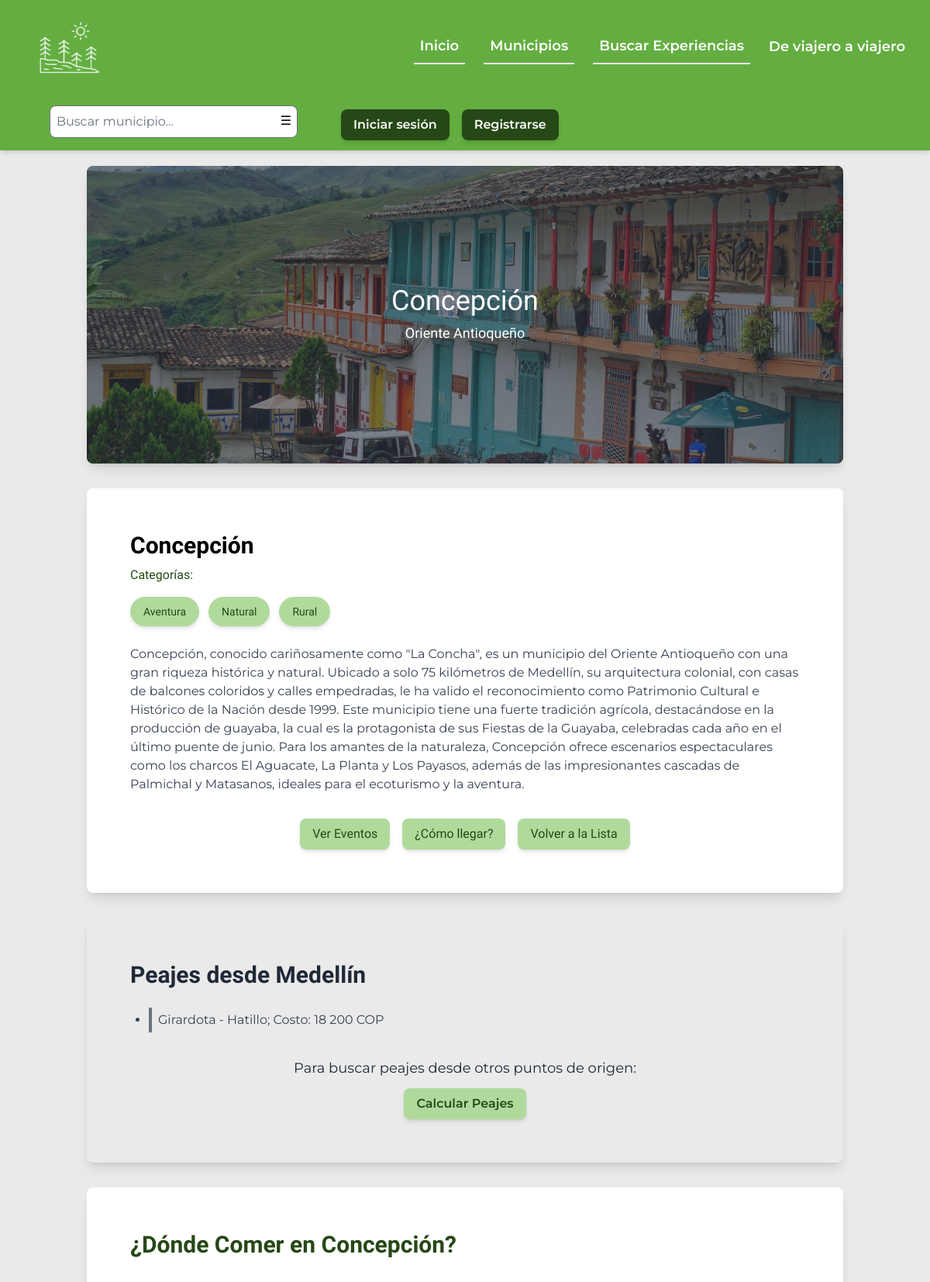
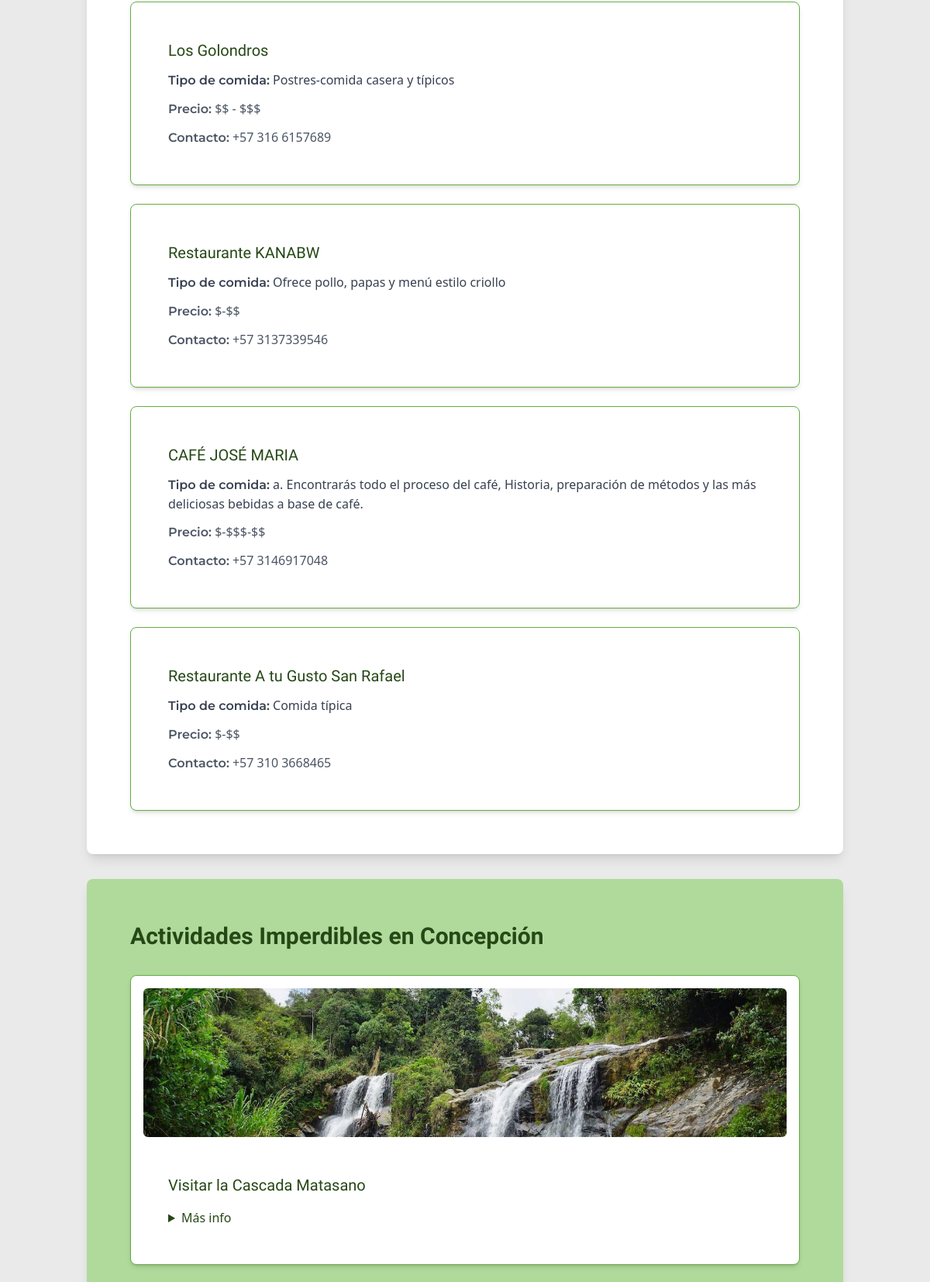
/municipalities/4/ (upper part), run on the app's committed database (2 pictures, top to bottom).
### destination/models.py (models this page shows, shortened)
class Municipality(models.Model):
    LOCATION_CHOICES = [
        ('Valle de Aburrá', 'Valle de Aburrá'),
        ('Oriente Antioqueño', 'Oriente Antioqueño'),
        ('Suroeste Antioqueño', 'Suroeste Antioqueño'),
        ('Occidente Antioqueño', 'Occidente Antioqueño'),
        ('Nordeste Antioqueño', 'Nordeste Antioqueño'),
        ('Norte Antioqueño', 'Norte Antioqueño'),
        ('Magdalena Medio Antioqueño', 'Magdalena Medio Antioqueño'),
        ('Bajo Cauca Antioqueño', 'Bajo Cauca Antioqueño'),
        ('Urabá Antioqueño', 'Urabá Antioqueño'),
    ]
    name = models.CharField(max_length=100, unique=True)
    description = models.TextField()
    categories = models.ManyToManyField(Category, related_name="municipalities")
    location = models.CharField(max_length=50, choices=LOCATION_CHOICES)
    image = models.ImageField(upload_to='destination/municipalities/', null=True, blank=True)

class Category(models.Model):
    name = models.CharField(max_length=50, unique=True)

class Toll(models.Model):
    description = models.TextField()
    municipality = models.ForeignKey(Municipality, on_delete=models.CASCADE, related_name='tolls')

class Restaurant(models.Model):
    name = models.CharField(max_length=255)
    location = models.CharField(max_length=255)
    price_range = models.CharField(max_length=255)
    cuisine_type = models.CharField(max_length=255)
    contact_info = models.CharField(max_length=255)
    municipality = models.ForeignKey(Municipality, on_delete=models.CASCADE, related_name='restaurants')

class Activity(models.Model):
    municipality = models.ForeignKey(Municipality, on_delete=models.CASCADE, related_name='activities')
    name = models.CharField(max_length=255)
    description = models.TextField()
    image = models.ImageField(upload_to='activities/', null=True, blank=True)

### destination/views.py (the view)
# urls.py: path('municipalities/<int:municipality_id>/', views.municipality_detail, name='municipality_detail'),
def municipality_detail(request, municipality_id):
    municipality = get_object_or_404(Municipality, id=municipality_id)
    accommodations = municipality.accommodations.all()
    restaurants = municipality.restaurants.all()
    activities = municipality.activities.all()
    toll = municipality.tolls.all()
    reviews = municipality.reviews.all().order_by('-created_at')
    if request.method == 'POST':
        if not request.user.is_authenticated:
            messages.error(request, 'You need to be logged in to submit a review.')
            return redirect('login')
        form = ReviewForm(request.POST)
        if form.is_valid():
            review = form.save(commit=False)
            review.municipality = municipality
            review.user = request.user
            review.save()
            messages.success(request, 'Your review has been submitted!')
            return redirect('municipality_detail', municipality_id=municipality.id)
    else:
        form = ReviewForm()
    total_reviews = reviews.count()
    rating_distribution = {5: 0, 4: 0, 3: 0, 2: 0, 1: 0}
    for review in reviews:
        rating_distribution[review.rating] += 1
    if total_reviews > 0:
        for rating in rating_distribution:
            rating_distribution[rating] = round((rating_distribution[rating] / total_reviews) * 100)
    return render(request, 'municipality_detail.html', {
        'municipality': municipality,
        'accommodations': accommodations,
        'restaurants': restaurants,
        'activities': activities,
        'toll': toll,
        "google_maps_api_key": settings.GOOGLE_MAPS_API_KEY,
        'reviews': reviews,
        'form': form,
        'total_reviews': total_reviews,
        'rating_distribution': rating_distribution
    })

### destination/forms.py
class ReviewForm(forms.ModelForm):
    class Meta:
        model = Review
        fields = ['rating', 'comment']
        widgets = {
            'comment': forms.Textarea(attrs={'rows': 4, 'class': 'form-control'}),
            'rating': forms.Select(attrs={'class': 'form-control'})
        }

### destination/context_processors.py (called while the page is built)
def common_data(request):
    categories = Category.objects.all()
    locations = Municipality.objects.values_list('location', flat=True).distinct()
    return {
        'categories': categories,
        'locations': locations,
    }

### destination/templatetags/custom_tags.py (called while the page is built)
@register.filter
def get_item(dictionary, key):
    return dictionary.get(key, 0)

### destination/templates/municipality_detail.html (shortened to what this page needs)
{% extends 'base.html'%}
{% load custom_tags %}
{% block content %}
<div class="max-w-5xl mx-auto px-6 py-5">
    <div class="hero h-96 rounded-lg shadow-lg overflow-hidden" style="background-image: url('{{ municipality.image.url }}');">
        <div class="hero-overlay bg-opacity-60"></div>
        <div class="hero-content text-center text-white">
            <div>
                <h1 class="text-4xl font-title">{{ municipality.name }}</h1>
                <p class="mt-2 text-lg font-title">{{ municipality.location }}</p>
            </div>
        </div>
    </div>
        <div class="card bg-white shadow-lg rounded-lg mt-8 p-6">
            <div class="card-body">
                <h2 class="card-title text-3xl font-title">{{ municipality.name }}</h2>
                <h2 class="text-customDarkGreen font-title">Categorías:</h2>
                <div class="flex flex-wrap gap-3 mt-2">
                    {% if municipality.categories.all %}
                        {% for cat in municipality.categories.all %}
                            <span class="inline-block rounded-full bg-customLightGreen text-customDarkGreen px-4 py-2 text-sm font-title border border-customLightGreen shadow-md">
                                {{ cat.name }}
                            </span>
                        {% endfor %}
                    {% else %}
                        <span class="text-gray-500">No hay categorías asignadas</span>
                    {% endif %}
                </div>
                <p class="text-gray-700 mt-4 font-body">{{ municipality.description }}</p>
                <div class="mt-6 flex space-x-4 justify-center">
                    <a href="{% url 'municipality_events' municipality.id %}" class="bg-customLightGreen text-customDarkGreen px-4 py-2 rounded-lg shadow-md hover:bg-customGreen font-title">Ver Eventos</a>
                    <button onclick="toggleMap()" class="bg-customLightGreen text-customDarkGreen px-4 py-2 rounded-lg shadow-md hover:bg-customGreen font-title">¿Cómo llegar?</button>
                    <a href="{% url 'municipality_name_list' %}" class="bg-customLightGreen text-customDarkGreen px-4 py-2 rounded-lg shadow-md hover:bg-customGreen font-title">Volver a la Lista</a>
                </div>
            </div>
        </div>
        <div class="card bg-white-100 shadow-lg rounded-lg mt-8 p-6">
            <div class="card-body">
                <h2 class="card-title text-3xl text-gray-800 font-title">Peajes desde Medellín</h2>
                {% if municipality.tolls.all %}
                    <ul class="list-disc pl-6 mt-4 text-gray-700">
                        {% for toll in municipality.tolls.all %}
                            <li class="border-l-4 border-gray-500 pl-2 py-1 font-body">{{ toll.description }}</li>
                        {% endfor %}
                    </ul>
                {% else %}
                    <p class="text-center text-lg text-gray-700 mt-4">No hay peajes registrados en este municipio.</p>
                {% endif %}
                <div class="mt-6 text-center">
                    <p class="text-lg text-gray-800 font-body">Para buscar peajes desde otros puntos de origen:</p>
                    <a href="https://tollguru.com/toll-calculator-colombia" target="_blank"
                    class="mt-3 inline-block bg-customLightGreen hover:bg-customGreen text-customDarkGreen font-semibold font-body py-2 px-4 rounded-lg shadow-md transition duration-300">
                        Calcular Peajes
                    </a>
                </div>
            </div>
        </div>
        <div class="card bg-white shadow-lg rounded-lg mt-8 p-6">
            <div class="card-body">
                <h2 class="card-title text-3xl font-bold text-customDarkGreen font-title">¿Dónde Comer en {{ municipality.name }}?</h2>
                {% if restaurants %}
                    <div class="grid grid-cols-1 sm:grid-cols-2 md:grid-cols-3 gap-6 mt-6">
                        {% for restaurant in restaurants %}
                            <div class="card bg-white shadow-md rounded-lg p-4 border border-customGreen">
                                <div class="card-body">
                                    <h3 class="text-xl font-title text-customDarkGreen">{{ restaurant.name }}</h3>
                                    <p class="mt-1 text-gray-700">
                                        <span class="font-semibold font-body">Tipo de comida:</span> {{ restaurant.cuisine_type }}
                                    </p>
                                    <p class="mt-1 text-gray-600">
                                        <span class="font-semibold font-body">Precio:</span> {{ restaurant.price_range }}
                                    </p>
                                    <p class="mt-1 text-gray-600">
                                        <span class="font-semibold font-body">Contacto:</span> {{ restaurant.contact_info|default:"No disponible" }}
                                    </p>
                                </div>
                            </div>
                        {% endfor %}
                    </div>
                {% else %}
                    <p class="text-center text-lg text-yellow-700 mt-4">No hay restaurantes registrados en este municipio.</p>
                {% endif %}
            </div>
        </div>
        <div class="card bg-customLightGreen shadow-lg rounded-lg mt-8 p-6">
            <div class="card-body">
                <h2 class="card-title text-3xl font-bold font-title text-customDarkGreen">Actividades Imperdibles en {{ municipality.name }}</h2>
                {% if activities %}
                    <div class="grid grid-cols-1 sm:grid-cols-2 md:grid-cols-3 gap-6 mt-6">
                        {% for activity in activities %}
                            <div class="card bg-white shadow-md rounded-lg p-4 border border-customGreen">
                                {% if activity.image %}
                                    <img src="{{ activity.image.url }}" alt="{{ activity.name }}" class="w-full h-48 object-cover rounded-md">
                                {% endif %}
                                <div class="card-body mt-4">
                                    <h3 class="text-xl font-title text-customDarkGreen">{{ activity.name }}</h3>
                                    <details class="mt-2">
                                        <summary class="text-customDarkGreen cursor-pointer font-medium">Más info</summary>
                                    </details>
                                </div>
                            </div>
                        {% endfor %}
                    </div>
                {% else %}
                    <p class="text-center text-lg text-blue-700 mt-4">No hay actividades registradas en este municipio.</p>
                {% endif %}
            </div>
        </div>
</div>
{% endblock %}

### data on the page
Municipality: image (picture), name "Concepción", location "Oriente Antioqueño", description "Concepción, conocido cariñosamente como \"La Concha\", es un municipio del Oriente Antioqueño con una gran riqueza histórica y natural. Ubicado a solo 75 kilómetros de Medellín, su arquitectura colonial, con casas de balcones coloridos y calles empedradas, le ha valido el reconocimiento como Patrimonio Cultural e Histórico de la Nación desde 1999. Este municipio tiene una fuerte tradición agrícola, destacándose en la producción de guayaba, la cual es la protagonista de sus Fiestas de la Guayaba, celebradas cada año en el último puente de junio. Para los amantes de la naturaleza, Concepción ofrece escenarios espectaculares como los charcos El Aguacate, La Planta y Los Payasos, además de las…"
Category: name "Aventura"
Category: name "Natural"
Category: name "Rural"
Toll: description "Girardota - Hatillo; Costo: 18 200 COP"
Restaurant: name "Los Golondros", cuisine_type "Postres-comida casera y típicos", price_range "$$ - $$$", contact_info "+57 316 6157689"
Restaurant: name "Restaurante KANABW", cuisine_type "Ofrece pollo, papas y menú estilo criollo", price_range "$-$$", contact_info "+57 3137339546"
Restaurant: name "CAFÉ JOSÉ MARIA", cuisine_type "a. Encontrarás todo el proceso del café, Historia, preparación de métodos y las más deliciosas bebidas a base de café.", price_range "$-$$$-$$", contact_info "+57 3146917048"
Restaurant: name "Restaurante A tu Gusto San Rafael", cuisine_type "Comida típica", price_range "$-$$", contact_info "+57 310 3668465"
Activity: image (picture), name "Visitar la Cascada Matasano"
